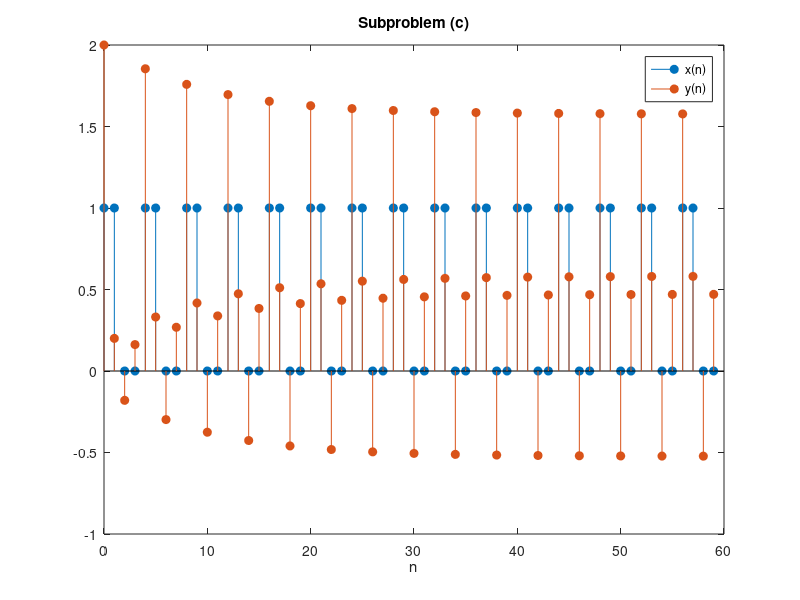

Write MATLAB code to recreate this figure.
%system model: y(n) + 0.9y(n-1) = 2x(n) ; y(-1) = 0
%case:x(n) = 1,1,0,0,1,1,0,0,1,1,0,0,......


n = 0:59;
b = [2];
a = [1 0.9];
x = repmat([1 1 0 0], 1, 15).';
y = filter(b, a, x);
figure
stem(n, [x y], 'fill');
xlabel('n')
title('Subproblem (c)');
legend('x(n)', 'y(n)');